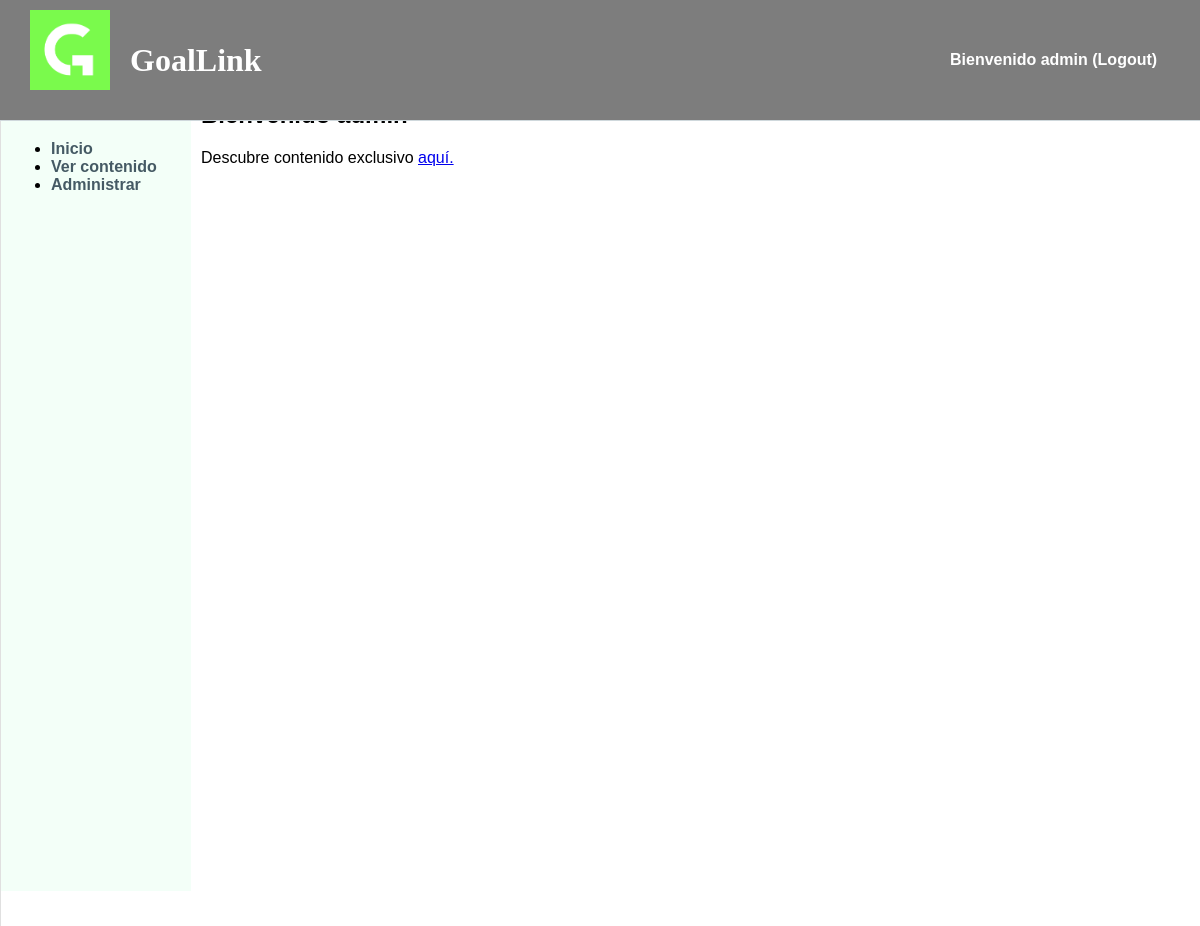
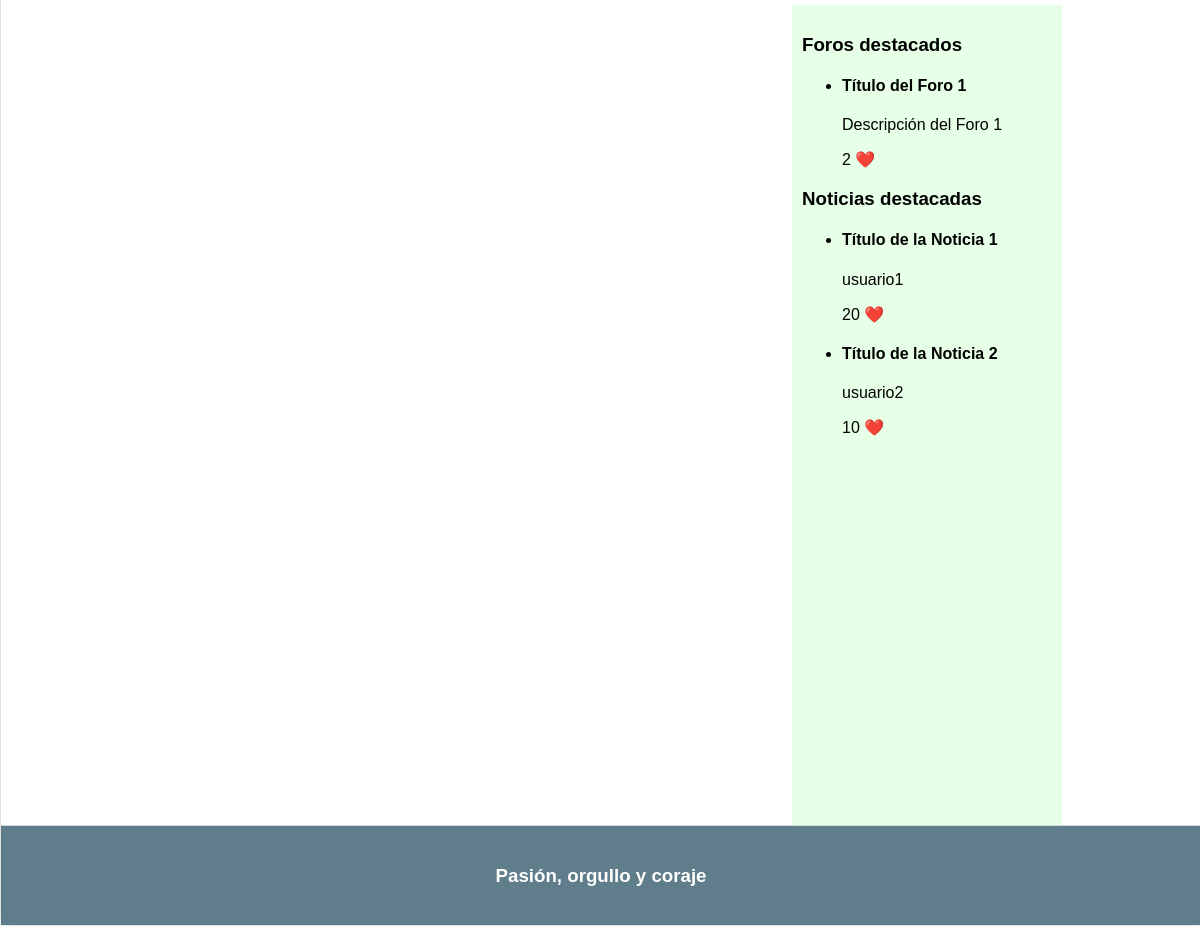
/procesarLogin.php?usuario=admin, run on the app's committed database (2 pictures, top to bottom).
### tables this page shows
CREATE TABLE `foro` (
  `id` int(11) NOT NULL,
  `titulo` varchar(100) NOT NULL,
  `descripcion` varchar(200) DEFAULT NULL,
  `fecha` date NOT NULL,
  `likes` int(11) DEFAULT 0,
  `destacado` tinyint(1) NOT NULL DEFAULT 0
);

CREATE TABLE `noticia` (
  `id` int(11) NOT NULL,
  `titulo` varchar(100) NOT NULL,
  `autor` varchar(15) NOT NULL,
  `contenido` text DEFAULT NULL,
  `fecha` date NOT NULL,
  `likes` int(11) DEFAULT 0,
  `destacado` tinyint(1) NOT NULL DEFAULT 0
);

### includes/comun/sidebarDer.php (the view, shortened to what this page needs)
<aside id="sidebarDer">
    <h3>Foros destacados</h3>
    <ul>
        <?php
            $result = $conn->query("SELECT titulo, descripcion, likes FROM foro WHERE destacado=1");
            if ($result->num_rows > 0) {
                while ($row = $result->fetch_assoc()) {
                    echo "<li>";
                    echo "<h4>" . $row["titulo"] . "</h4>";
                    echo "<p>" . $row["descripcion"] . "</p>";
                    echo "<p>" . $row["likes"] . " <span style='color: red;'>&#10084;&#65039;</span></p>";
                    echo "</li>";
                }
            } else {
                echo "<li>No se encontraron foros.</li>";
            }
        ?>
    </ul>
    <h3>Noticias destacadas</h3>
    <php>
    <ul>
        <?php
            $result = $conn->query("SELECT titulo, autor, likes FROM noticia WHERE destacado=1");
            if ($result->num_rows > 0) {
                while ($row = $result->fetch_assoc()) {
                    echo "<li>";
                    echo "<h4>" . $row["titulo"] . "</h4>";
                    echo "<p>" . $row["autor"] . "</p>";
                    echo "<p>" . $row["likes"] . " <span style='color: red;'>&#10084;&#65039;</span></p>";
                    echo "</li>";
                }
            } else {
                echo "<li>No se encontraron noticias.</li>";
            }
        ?>
    </ul>
</aside>

### CSS/estyle.css (style rules this page uses)
body { background-color: #F5F5F5; margin: 0px; font-family:Arial, Helvetica, sans-serif; }
aside { padding: 10px; float: right; width: 250px; height: 800px; background-color: #e6ffe6; margin-top: 40px; margin-right: 139px; }

### data on the page
foro: titulo "Título del Foro 1", descripcion "Descripción del Foro 1", likes "2"
noticia: titulo "Título de la Noticia 1", autor "usuario1", likes "20"
noticia: titulo "Título de la Noticia 2", autor "usuario2", likes "10"

### other printed values
$_SESSION["nombre"] "admin"
